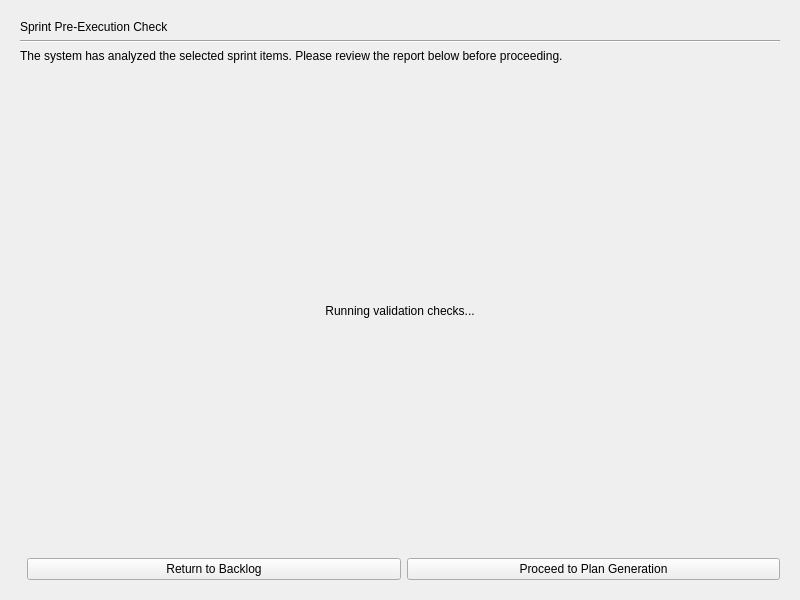
<?xml version="1.0" encoding="UTF-8"?>
<ui version="4.0">
 <class>SprintValidationPage</class>
 <widget class="QWidget" name="SprintValidationPage">
  <property name="geometry">
   <rect>
    <x>0</x>
    <y>0</y>
    <width>800</width>
    <height>600</height>
   </rect>
  </property>
  <property name="windowTitle">
   <string>Form</string>
  </property>
  <layout class="QVBoxLayout" name="verticalLayout">
   <property name="leftMargin">
    <number>20</number>
   </property>
   <property name="topMargin">
    <number>20</number>
   </property>
   <property name="rightMargin">
    <number>20</number>
   </property>
   <property name="bottomMargin">
    <number>20</number>
   </property>
   <item>
    <widget class="QLabel" name="headerLabel">
     <property name="text">
      <string>Sprint Pre-Execution Check</string>
     </property>
    </widget>
   </item>
   <item>
    <widget class="Line" name="line">
     <property name="orientation">
      <enum>Qt::Horizontal</enum>
     </property>
    </widget>
   </item>
   <item>
    <widget class="QLabel" name="instructionLabel">
     <property name="text">
      <string>The system has analyzed the selected sprint items. Please review the report below before proceeding.</string>
     </property>
     <property name="wordWrap">
      <bool>true</bool>
     </property>
    </widget>
   </item>
   <item>
    <widget class="QStackedWidget" name="reportStackedWidget">
     <widget class="QWidget" name="processingPage">
      <layout class="QVBoxLayout" name="verticalLayout_proc">
       <item>
        <spacer name="verticalSpacer_1">
         <property name="orientation">
          <enum>Qt::Vertical</enum>
         </property>
         <property name="sizeType">
          <enum>QSizePolicy::Expanding</enum>
         </property>
        </spacer>
       </item>
       <item>
        <widget class="QLabel" name="processingLabel">
         <property name="text">
          <string>Running validation checks...</string>
         </property>
         <property name="alignment">
          <set>Qt::AlignCenter</set>
         </property>
        </widget>
       </item>
       <item>
        <spacer name="verticalSpacer_2">
         <property name="orientation">
          <enum>Qt::Vertical</enum>
         </property>
         <property name="sizeType">
          <enum>QSizePolicy::Expanding</enum>
         </property>
        </spacer>
       </item>
      </layout>
     </widget>
     <widget class="QWidget" name="reportPage">
      <layout class="QVBoxLayout" name="verticalLayout_report">
       <item>
        <widget class="QScrollArea" name="scrollArea">
         <property name="widgetResizable">
          <bool>true</bool>
         </property>
         <widget class="QWidget" name="scrollAreaWidgetContents">
          <property name="geometry">
           <rect>
            <x>0</x>
            <y>0</y>
            <width>742</width>
            <height>405</height>
           </rect>
          </property>
          <layout class="QVBoxLayout" name="scrollAreaLayout">
           <item>
            <widget class="QLabel" name="scopeHeaderLabel">
             <property name="text">
              <string>Scope Guardrail Check Status:</string>
             </property>
            </widget>
           </item>
           <item>
            <widget class="QTextEdit" name="scopeDetailsTextEdit">
             <property name="readOnly">
              <bool>true</bool>
             </property>
            </widget>
           </item>
           <item>
            <widget class="QLabel" name="staleHeaderLabel">
             <property name="text">
              <string>Stale Analysis Check Status:</string>
             </property>
            </widget>
           </item>
           <item>
            <widget class="QTextEdit" name="staleDetailsTextEdit">
             <property name="readOnly">
              <bool>true</bool>
             </property>
            </widget>
           </item>
           <item>
            <widget class="QLabel" name="riskHeaderLabel">
             <property name="text">
              <string>Technical Risk Check Status:</string>
             </property>
            </widget>
           </item>
           <item>
            <widget class="QTextEdit" name="riskDetailsTextEdit">
             <property name="readOnly">
              <bool>true</bool>
             </property>
            </widget>
           </item>
          </layout>
         </widget>
        </widget>
       </item>
      </layout>
     </widget>
    </widget>
   </item>
   <item>
    <layout class="QHBoxLayout" name="buttonLayout">
     <item>
      <spacer name="horizontalSpacer">
       <property name="orientation">
        <enum>Qt::Horizontal</enum>
       </property>
      </spacer>
     </item>
     <item>
      <widget class="QPushButton" name="returnToBacklogButton">
       <property name="text">
        <string>Return to Backlog</string>
       </property>
      </widget>
     </item>
     <item>
      <widget class="QPushButton" name="proceedButton">
       <property name="text">
        <string>Proceed to Plan Generation</string>
       </property>
      </widget>
     </item>
    </layout>
   </item>
  </layout>
 </widget>
 <resources/>
 <connections/>
</ui>
